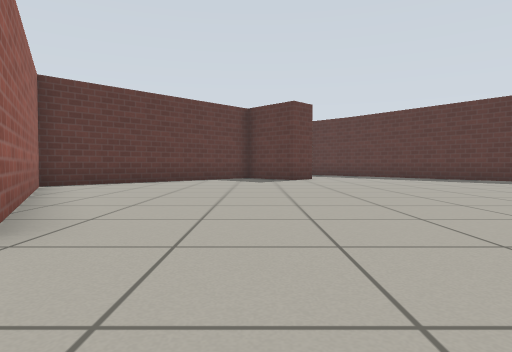
view 1 (above)

24 first-person views from a walk through a robot-simulator world made for Gazebo. The camera is 0.5 m above the floor, tilts 2° down and sees 75° across. The floor is counted in squares, 1 m on a side. Each view is taken from the middle of a square. On the plan, view 1 faces up. The plan holds only what a view shows up to about 9 squares ahead; the rest is blank. Simple patterns stand in for the simulator's built-in surfaces.

view 2
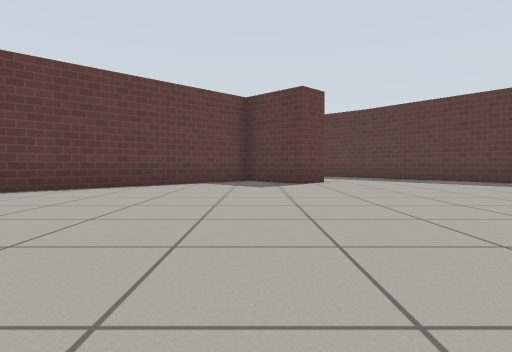

view 3
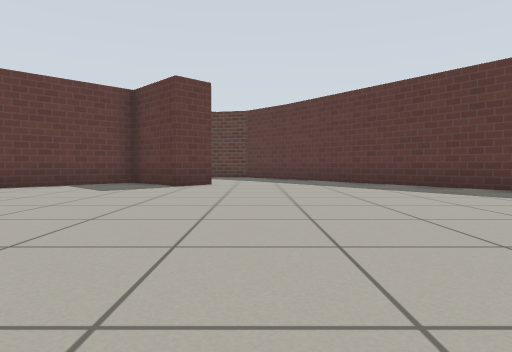

view 4
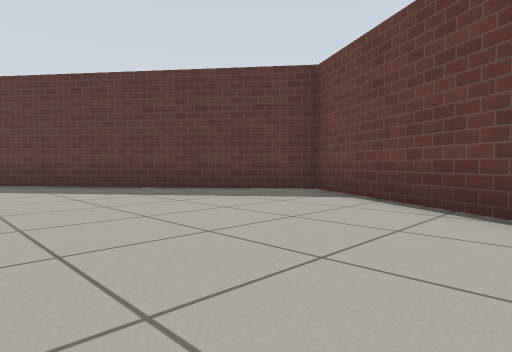

view 5
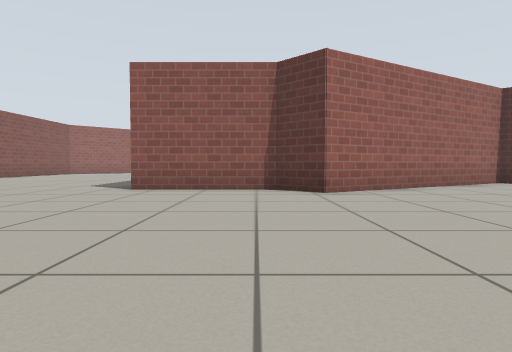

view 6
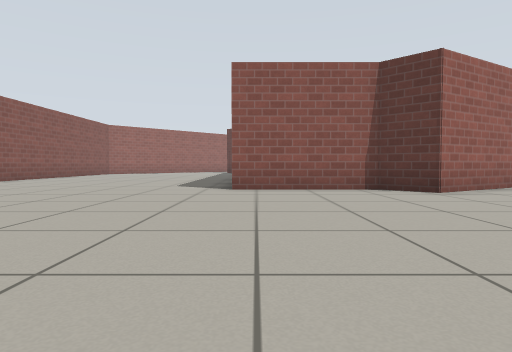

view 7
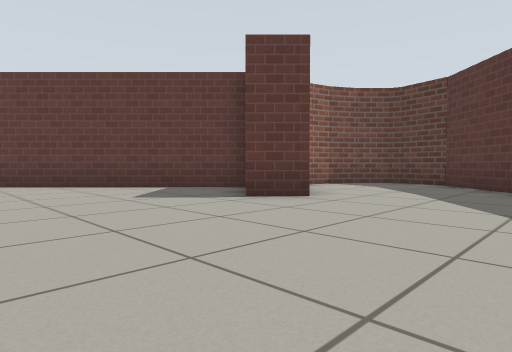

view 8
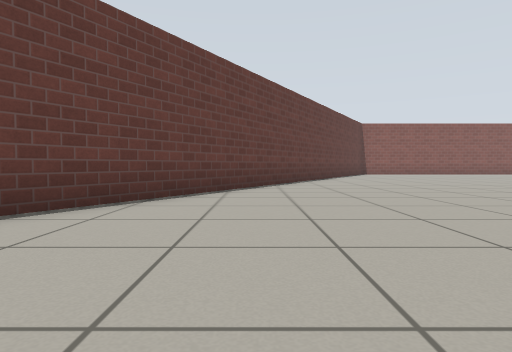

view 9
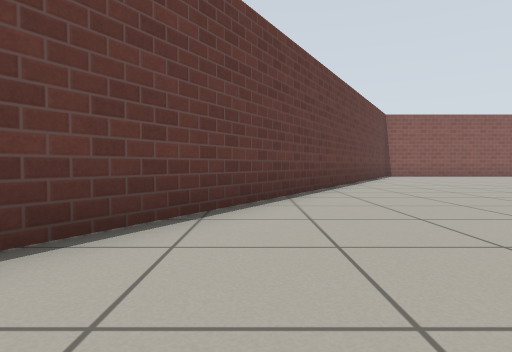

view 10
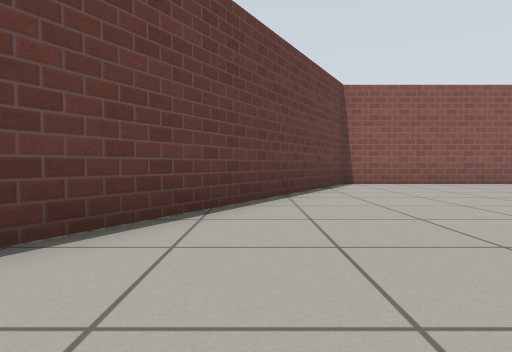

view 11
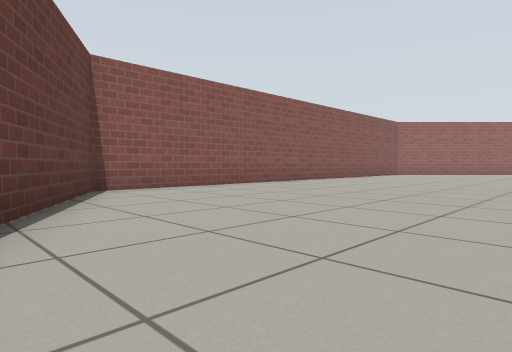

view 12
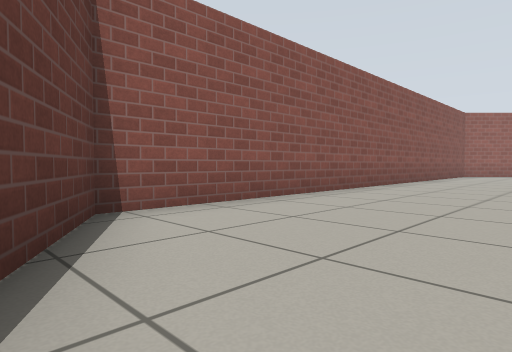

view 13
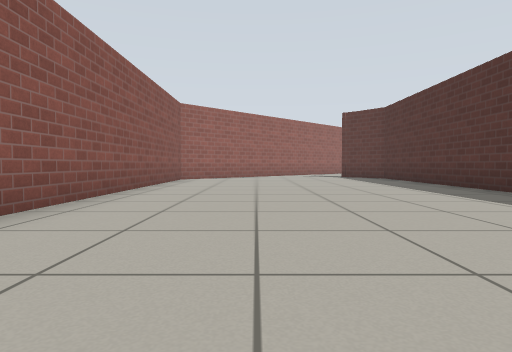

view 14
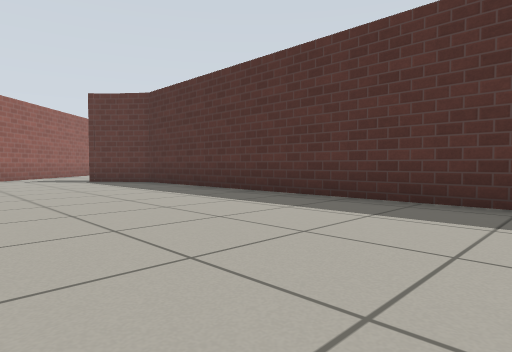

view 15
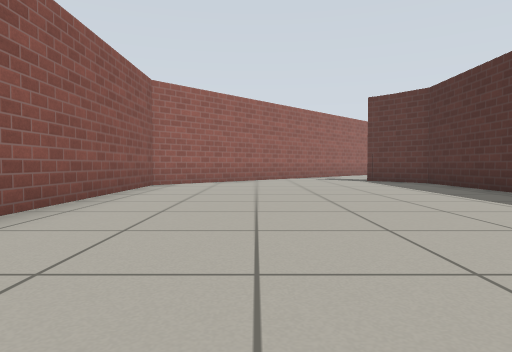

view 16
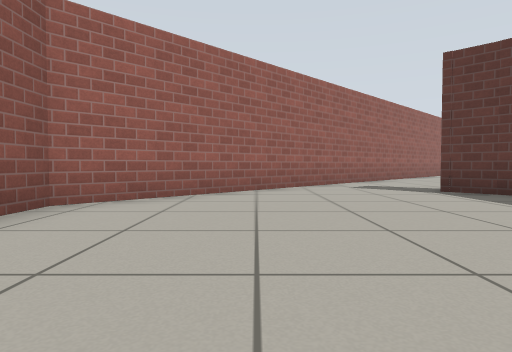

view 17
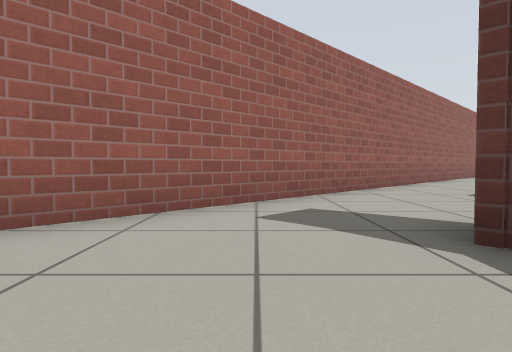

view 18
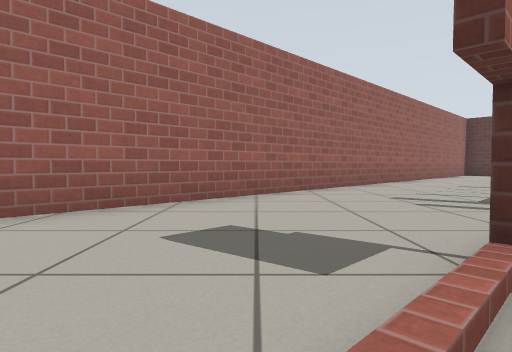

view 19
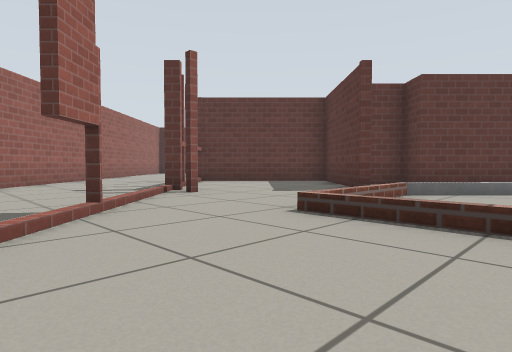

view 20
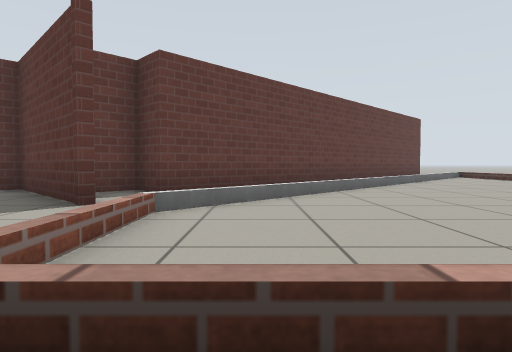

view 21
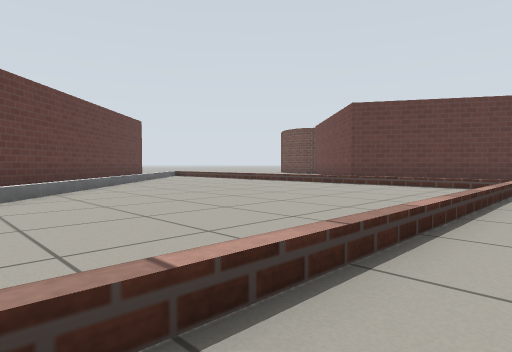

view 22
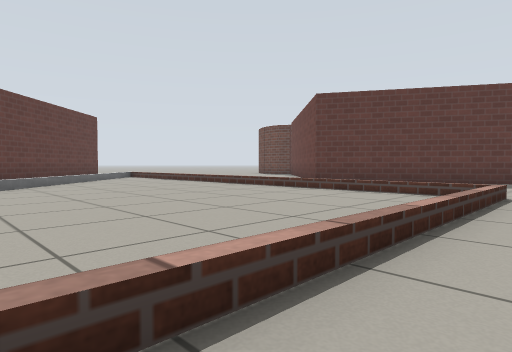

view 23
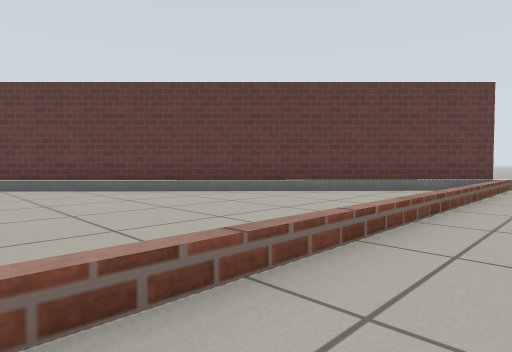

view 24
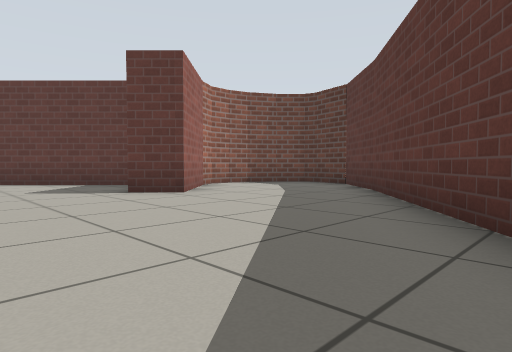

### Floor plan
Key: @ floor where view 1 was taken; # wall or solid block; . floor; = window, fence, low wall or low ledge.
Columns run from 25 left of view 1 to 9 right of it. Each row starts with its distance up from view 1.
 17                  #
 16                 ##        ###
 15                ##==      ##.##
 14               ##===      #...##
 13              ##==.=      #....#
 12             ##==..=     ###...##
 11            ###=...=.   ##.#....##
 10           ###==...=.  ##........##
  9          ###==....=. ##..........#
  8      ######==.....=.##........... #
  7      ..###==......=.##............#
  6 ..  ...##==.......=  #............#
  5 ... #....=........=  ##..........##
  4 #....#...=........=   #..........#
  3 ##....#..==========...##........##
  2  ##..............     ##........#
  1   ##....#...          #........##
  0    ##.......          #..@....##
 -1     ##...  #########  #.......#
 -2      ##...##.................##
 -3       ##.....................#
 -4        ##...................##
 -5         ##..................#
 -6          ##................##
 -7           ##..............##
 -8            ##............ #
 -9             ##############

Where each view was taken, in squares from view 1:
view 1: 0 up, 0 right, facing up
view 2: 2 up, 0 right, facing up
view 3: 3 up, 3 right, facing up
view 4: 3 up, 4 right, facing up-right
view 5: 1 up, 4 right, facing left
view 6: 1 down, 4 right, facing left
view 7: 7 up, 5 right, facing up-left
view 8: 8 up, 6 right, facing down
view 9: 5 up, 6 right, facing down
view 10: 0 up, 3 right, facing down
view 11: 2 down, 3 right, facing down-left
view 12: 5 down, 2 right, facing down-left
view 13: 6 down, 2 left, facing left
view 14: 6 down, 5 left, facing up-left
view 15: 6 down, 5 left, facing left
view 16: 6 down, 9 left, facing left
view 17: 4 down, 13 left, facing left
view 18: 0 up, 16 left, facing left
view 19: 0 up, 14 left, facing up-left
view 20: 2 up, 15 left, facing up
view 21: 2 up, 15 left, facing up-right
view 22: 2 up, 13 left, facing up-right
view 23: 7 up, 6 left, facing up-left
view 24: 8 up, 7 right, facing up-left
